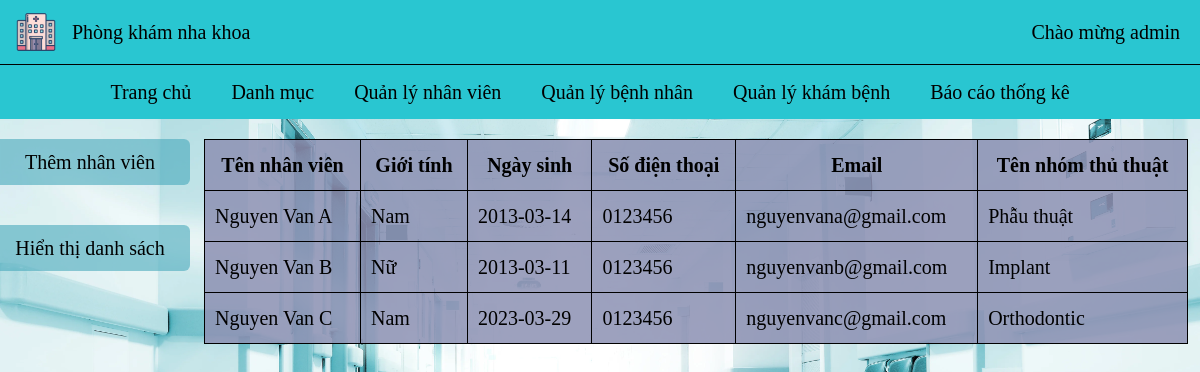
Page /QuanLyPhongKham/employees.php (signed in) on the committed database.
### tables this page shows
CREATE TABLE `nhanvien` (
  `MaNV` int(11) NOT NULL,
  `TenNV` text NOT NULL,
  `GioiTinh` bit(1) NOT NULL,
  `NgaySinh` text NOT NULL,
  `SDT` text NOT NULL,
  `Email` varchar(64) NOT NULL,
  `MaNTT` int(11) NOT NULL
);

CREATE TABLE `nhomthuthuat` (
  `MaNTT` int(11) NOT NULL,
  `TenNTT` text NOT NULL,
  `MoTa` text NOT NULL
);

### QuanLyPhongKham/employees.php (the view, shortened to what this page needs)
<?php
$servername = "localhost";
$username = "root";
$password = "";
$dbname = "qlbv";
try {
    $conn = new PDO("mysql:host=$servername;dbname=$dbname", $username, $password);
    $conn->setAttribute(PDO::ATTR_ERRMODE, PDO::ERRMODE_EXCEPTION);
} catch (PDOException $e) {
    echo "Kết nối đến cơ sở dữ liệu thất bại: ";
    $e->getMessage();
}
?>
<?php
$sql = "SELECT TenNV, GioiTinh, NgaySinh, SDT, Email, NhomThuThuat.TenNTT FROM NhanVien join NhomThuThuat on NhanVien.MaNTT = NhomThuThuat.MaNTT";
$stmt = $conn->prepare($sql);
$query = $stmt->execute();
$result = array();
while ($row = $stmt->fetch(PDO::FETCH_ASSOC)) {
    $result[] = $row;
}
?>
<!DOCTYPE html>
<html lang="en">
<head>
    <link rel="stylesheet" href="main.css">
    <script src="https://cdn.tailwindcss.com"></script>
</head>
<body>
    <?php
    include('header.php');
    ?>
    <div class="w-full h-fit flex flex-row mt-[20px] gap-x-[2%]">
        <div class="w-[15%] flex flex-col items-center gap-y-10">
            <button class="w-[200px] p-2 bg-[#46a9bc96] rounded-md" name="btnAdd" id="btnAdd">
                Thêm nhân viên
            </button>
            <button class="w-[200px] p-2 bg-[#46a9bc96] rounded-md" name="btnList" id="btnList">
                Hiển thị danh sách
            </button>
        </div>
        <div id="tableNV" class="w-[82%] block">
            <table>
                <tr>
                    <th>Tên nhân viên</th>
                    <th>Giới tính</th>
                    <th>Ngày sinh</th>
                    <th>Số điện thoại</th>
                    <th>Email</th>
                    <th>Tên nhóm thủ thuật</th>
                </tr>
                <?php foreach ($result as $item): ?>
                    <tr>
                        <td>
                            <?php echo $item['TenNV'] ?>
                        </td>
                        <td>
                            <?php if ($item['GioiTinh'] === "1") {
                                echo "Nam";
                            } else {
                                echo "Nữ";
                            }
                            ?>
                        </td>
                        <td>
                            <?php echo $item['NgaySinh'] ?>
                        </td>
                        <td>
                            <?php echo $item['SDT'] ?>
                        </td>
                        <td>
                            <?php echo $item['Email'] ?>
                        </td>
                        <td>
                            <?php echo $item['TenNTT'] ?>
                        </td>
                    </tr>
                <?php endforeach ?>
            </table>
        </div>
    </div>
</body>
</html>

### QuanLyPhongKham/main.css (style rules this page uses)
body { width: 100%; padding: 0px; background-image: url(./images/bREnu7.webp); background-size: cover; font-size: 20px; font-family: 'Times New Roman', Times, serif; }
table { background: rgba(142, 147, 180, 0.866); width: 100%; margin: auto; overflow: scroll; border-collapse: collapse; }
th, td { border: 1px solid black; padding: 10px; }
th { white-space: nowrap; }

### rows in the picture
nhanvien: TenNV "Nguyen Van A", GioiTinh "Nam", NgaySinh "2013-03-14", SDT "0123456", Email "nguyenvana@gmail.com", MaNTT.TenNTT "Phẫu thuật"
nhanvien: TenNV "Nguyen Van B", GioiTinh "Nữ", NgaySinh "2013-03-11", SDT "0123456", Email "nguyenvanb@gmail.com", MaNTT.TenNTT "Implant"
nhanvien: TenNV "Nguyen Van C", GioiTinh "Nam", NgaySinh "2023-03-29", SDT "0123456", Email "nguyenvanc@gmail.com", MaNTT.TenNTT "Orthodontic"

### other values in the picture
$tenTaiKhoan "admin"
